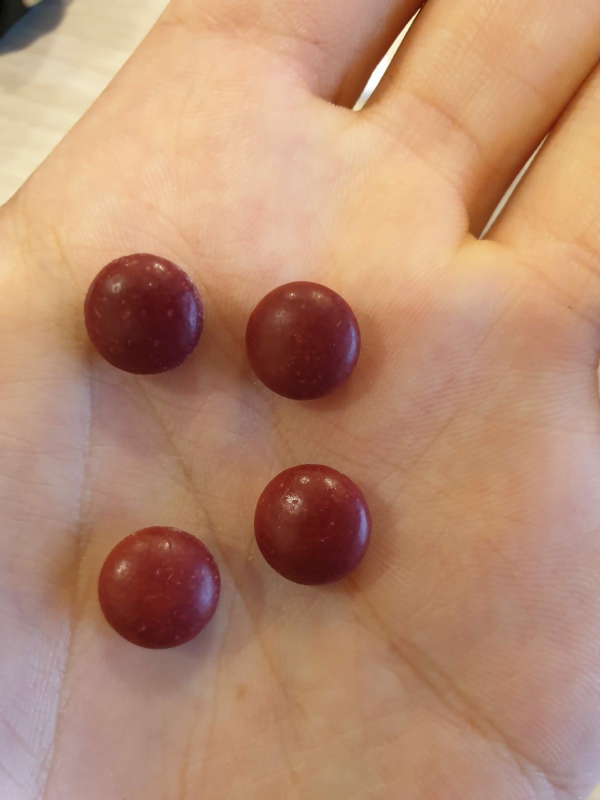
#> input picture images/pills/14.jpg, 1200 x 1600 px (shown at 1/2 size)
$ python canny_edges.py
#> lines starting #> are read from the running program, lines starting #| are printed output that depends on the picture; after the words box and inside, x2 and y2 are one past the last pixel; in counts of white or black regions, pixels touching at a corner belong together; long printed decimals are rounded
import cv2
import numpy as np

def auto_canny(image, sigma=0.33):
    # compute the median of the single channel pixel intensities
    v = np.median(image)
    # apply automatic Canny edge detection using the computed median
    lower = int(max(0, (1.0 - sigma) * v))
    upper = int(min(255, (1.0 + sigma) * v))
    edged = cv2.Canny(image, lower, upper)
    # return the edged image
    return edged

filename = "images/pills/14.jpg"
#filename = "images/plates/PLACARD-PT017A9-1584459451-0.jpg"
#filename = "images/plates/EMPTY PLACARDS-PT156F7-1584460198-0.jpg"
image = cv2.imread(filename)
#> image is the input picture: shape (1600, 1200, 3); mean B, G, R 113.1, 139.6, 183.6
h, w, c = image.shape
#> h = 1600; w = 1200; c = 3
w1 = 400
scale = w1 / w
#> scale = 0.333
h1 = int(h * scale)
#> h1 = 533
new_size = (w1, h1)
#> new_size = (400, 533)
image = cv2.resize(image, new_size)
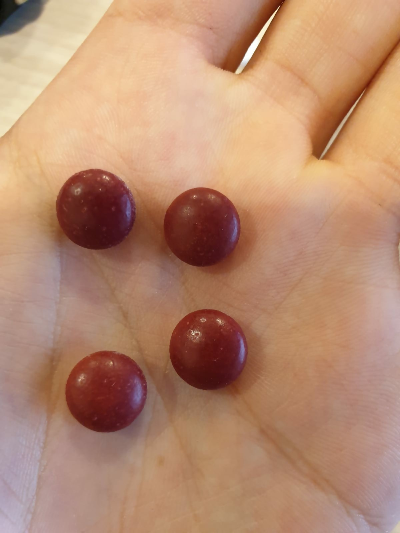
#> image: shape (533, 400, 3); mean B, G, R 113.1, 139.6, 183.6
gray = cv2.cvtColor(image, cv2.COLOR_BGR2GRAY)
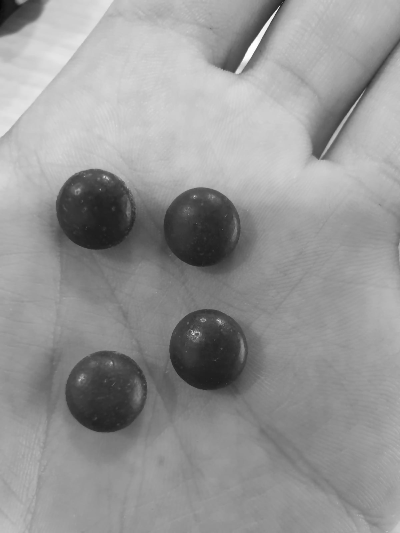
#> gray: shape (533, 400); min 7, max 255, mean 149.7

blurred = cv2.GaussianBlur(gray, (5, 5), 0)

#canny = auto_canny(blurred, 0.6)
canny = cv2.Canny(image, 50, 200)
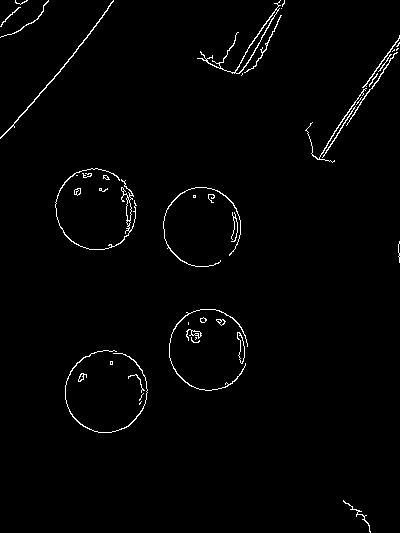
#> canny: shape (533, 400); 1.5% white in thin lines or dots

contours, _ = cv2.findContours(canny, cv2.RETR_LIST, cv2.CHAIN_APPROX_SIMPLE)
#> contours = 65 contours, 41 with area under 20; largest, box (x1, y1, x2, y2) and area: (197, 0, 281, 74) 436, (235, 9, 278, 74) 332, (55, 168, 137, 250) 180, (237, 332, 245, 364) 116, (0, 0, 114, 139) 112
for c in contours:
    center, size, angle = cv2.minAreaRect(c)
    center = (int(center[0]), int(center[1]))
    radius = size[0] // 4 + size[1] // 4
    min_size = min(size[0], size[1])
    if min_size < 20:
        continue
    ratio = size[0] / size[1]
    if (ratio < 0.3) or (ratio > 2.5):
        continue
    cv2.circle(image, center, int(radius), (0, 255, 0), 3)
    print(ratio)
#> this loop made 65 passes
#> (center, size, angle, radius, min_size) on passes 1, 2, 3, 4, 5, 6, 7, 10, 11, 12, 13, 14: ((359, 513), (8.21, 41.87), -40.91, 12, 8.21), ((140, 402), (3.54, 0.707), -45, 0, 0.707), ((140, 396), (8.05, 0.894), -63.43, 2, 0.894), ((137, 381), (8.64, 21.15), -42.88, 7, 8.64), ((80, 377), (7.78, 4.24), -45, 2, 4.24), ((82, 377), (9.17, 6.96), -71.57, 3, 6.96), ((111, 362), (2.12, 2.12), -45, 0, 2.12), ((195, 338), (2, 1), -90, 0, 1), ((194, 340), (3.98, 8.9), -69.44, 2, 3.98), ((196, 334), (2.83, 2.83), -45, 0, 2.83), ((240, 347), (6.49, 31.12), -3.18, 8, 6.49), ((240, 347), (6.52, 31.24), -3.37, 8, 6.52)
#> (c, center, size, angle, radius, min_size) on passes 8, 17, 30, 31, 49, 53: ([[110, 361], [110, 364], [112, 364], [112, 361]], (111, 362), (3, 2), -90, 0, 2), ([[188, 322], [188, 324]], (188, 323), (2, 0), -90, 0, 0), ([[193, 196], [194, 195], [195, 196], [194, 197]], (194, 196), (1.41, 1.41), -45, 0, 1.41), ([[193, 195], [193, 197], [195, 197], [195, 195]], (194, 196), (2, 2), -90, 0, 2), ([[242, 73], [242, 74], [241, 75], [242, 74]], (241, 74), (2.24, 0.447), -63.43, 0, 0.447), ([[397, 48], [396, 49], [396, 50], [398, 48]], (396, 48), (2.83, 0.707), -45, 0, 0.707)
#| 1.0
#| 1.038
#| 1.026
#| 0.9692
#| 2.171
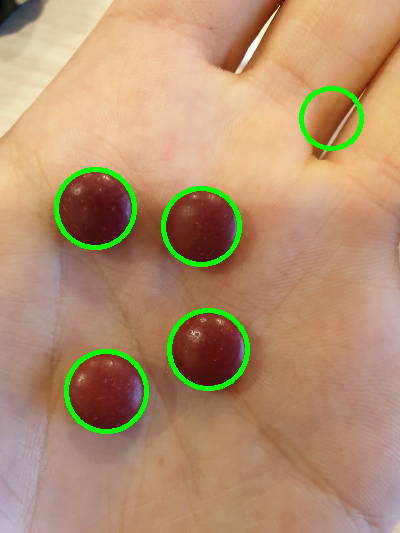
#> image: shape (533, 400, 3); 2.75% of pixels changed, all inside (x1, y1, x2, y2) = (54, 86, 364, 434)


cv2.imshow("canny", canny)
#cv2.imshow("blurred", blurred)
cv2.imshow("Image", image)

cv2.waitKey()

$ run again, with images/pills/1.jpg copied over images/pills/14.jpg
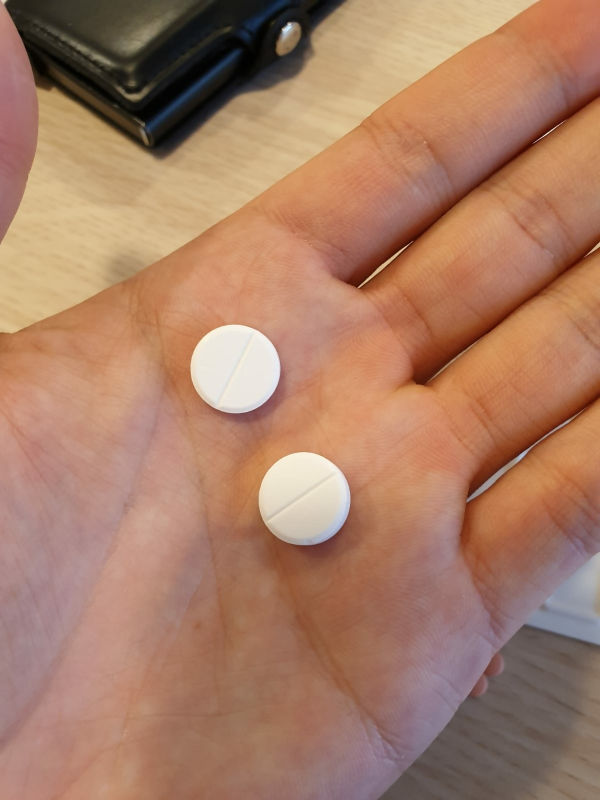
#> input picture images/pills/1.jpg, 1200 x 1600 px (shown at 1/2 size)
#> image is the input picture: shape (1600, 1200, 3); mean B, G, R 101.9, 125.4, 168.5
#> `canny = cv2.Canny(image, 50, 200)`:
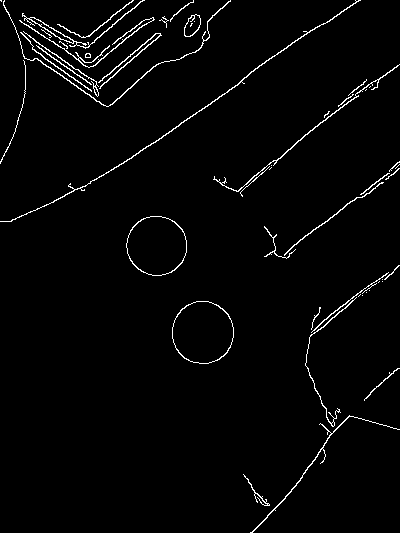
#> canny: shape (533, 400); 2.3% white in thin lines or dots
#> contours = 60 contours, 34 with area under 20; largest, box (x1, y1, x2, y2) and area: (172, 301, 234, 364) 3010, (172, 301, 234, 364) 2964, (126, 216, 187, 276) 2796, (126, 216, 187, 276) 2750, (22, 0, 145, 49) 272
#> the loop `for c in contours:` made 60 passes
#> (center, size, angle, radius, min_size) on passes 2, 3, 5, 6, 17, 18, 22, 23: ((253, 491), (8.77, 40.44), -41.99, 12, 8.77), ((333, 423), (3.54, 3.54), -45, 0, 3.54), ((380, 382), (47.42, 3.8), -42.44, 11, 3.8), ((314, 317), (23.74, 3.26), -64.98, 5, 3.26), ((348, 301), (97.6, 3.66), -37.02, 24, 3.66), ((391, 272), (20.51, 1.41), -45, 5, 1.41), ((332, 216), (123, 4.89), -36.11, 31, 4.89), ((374, 183), (35.79, 1.65), -37.57, 8, 1.65)
#> (printed output is left out)
#> after the loop `for c in contours:`:
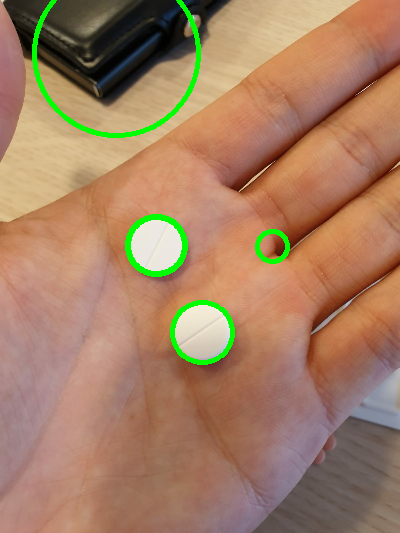
#> image: shape (533, 400, 3); mean B, G, R 99.2, 127.4, 164.7

$ run again, with images/pills/10.jpg copied over images/pills/14.jpg
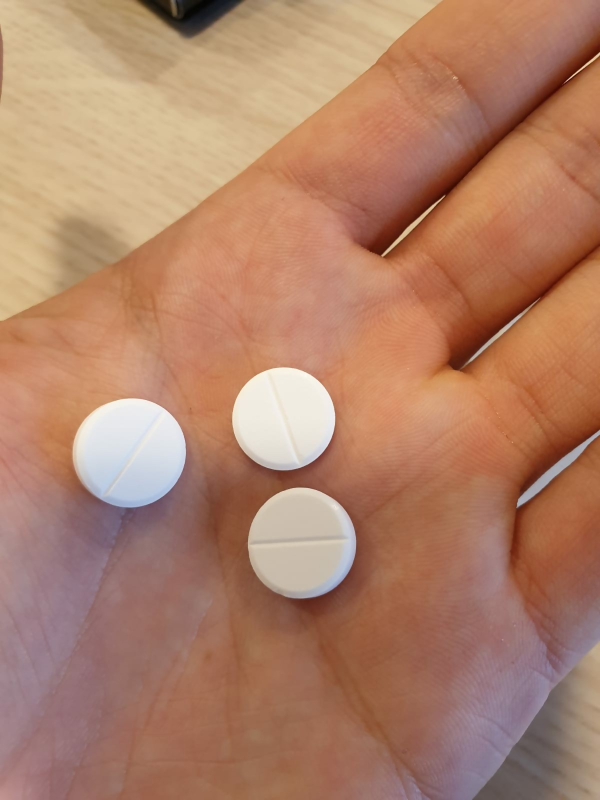
#> input picture images/pills/10.jpg, 1200 x 1600 px (shown at 1/2 size)
#> image is the input picture: shape (1600, 1200, 3); mean B, G, R 105.2, 129.5, 176.1
#> `canny = cv2.Canny(image, 50, 200)`:
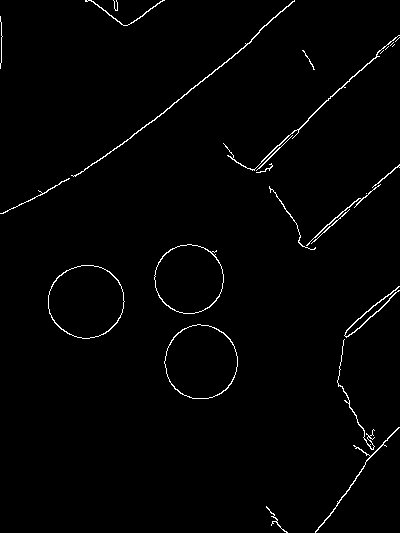
#> canny: shape (533, 400); 1.4% white in thin lines or dots
#> contours = 29 contours, 13 with area under 20; largest, box (x1, y1, x2, y2) and area: (48, 265, 125, 339) 4340, (48, 265, 125, 339) 4282, (164, 324, 238, 399) 4223, (164, 324, 238, 399) 4168, (154, 244, 224, 314) 3722
#> the loop `for c in contours:` made 29 passes
#> (center, size, angle, radius, min_size) on passes 1, 6, 11, 13, 14, 15, 16, 17: ((273, 521), (8.87, 33.37), -35.84, 10, 8.87), ((371, 310), (73.66, 8.12), -41.82, 20, 8.12), ((329, 225), (50.99, 1.3), -41.5, 12, 1.3), ((288, 219), (10.81, 77.42), -36.03, 21, 10.81), ((342, 213), (95.9, 4.61), -39.81, 24, 4.61), ((34, 194), (77.37, 5.37), -26.57, 20, 5.37), ((385, 175), (35.42, 2.42), -37.3, 8, 2.42), ((264, 169), (17.49, 5.11), -31.61, 5, 5.11)
#> (printed output is left out)
#> after the loop `for c in contours:`:
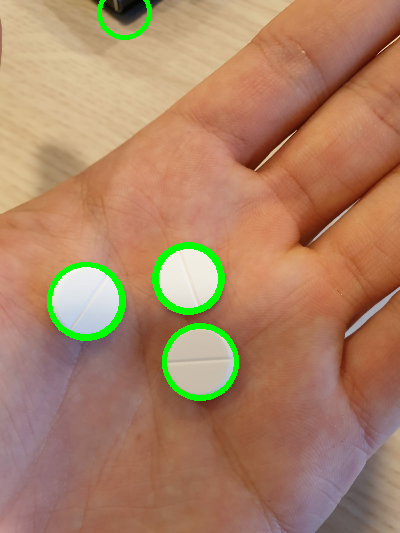
#> image: shape (533, 400, 3); mean B, G, R 101.8, 131.5, 172.1
